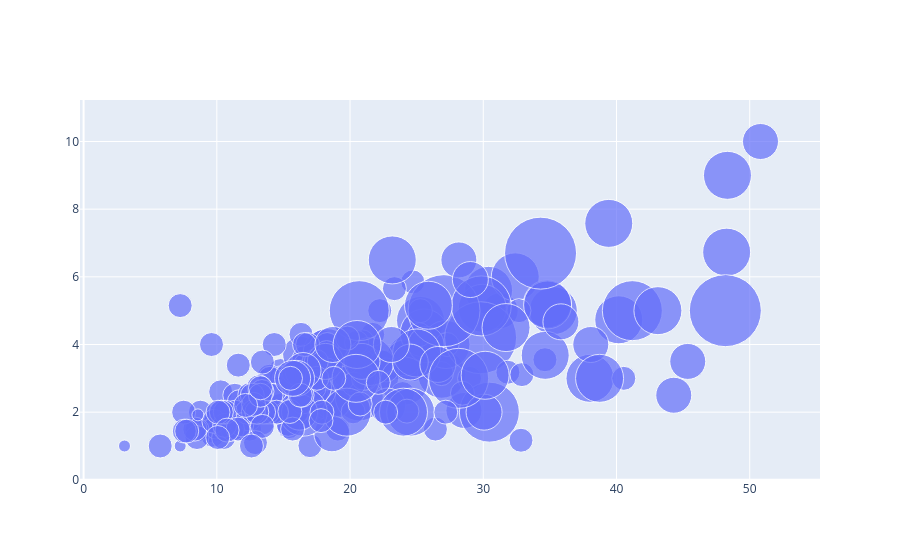

Here is the notebook cell this chart was saved with:
### Code cell
fig=go.Figure()
fig.add_trace(go.Scatter(x=tips.total_bill,y=tips.tip,mode="markers",marker_size=12*tips["size"]))

### Figure 1 — Plotly figure (JSON) as saved in the notebook; plotly's stock layout.template omitted (floating-point values rounded to 4 significant figures; data arrays with more than 128 entries replaced by an {"elided": "..."} marker saying what was removed)
{"data": [{"marker": {"size": {"elided": "244 int values"}}, "mode": "markers", "type": "scatter", "x": {"elided": "244 float values"}, "y": {"elided": "244 float values"}}], "layout": {}}
